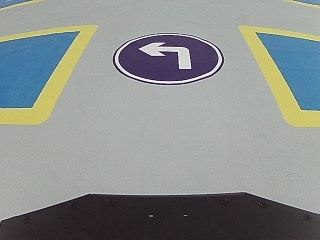
#> input picture 175.jpg, 320 x 240 px
$ python mask_ROI.py
#> lines starting #> are read from the running program, lines starting #| are printed output that depends on the picture
import cv2
import numpy as np

# mask = np.zeros((240,320,3), np.uint8)
img = cv2.imread("175.jpg")
#> img is the input picture: shape (240, 320, 3); mean B, G, R 140.9, 143.2, 138.6
mask = np.zeros([240,320],dtype=np.uint8)

mask[0:120,0:320] = 255
# cv2.imshow("Debug",mask)

image = cv2.add(img, np.zeros(np.shape(img), dtype=np.uint8), mask=mask)
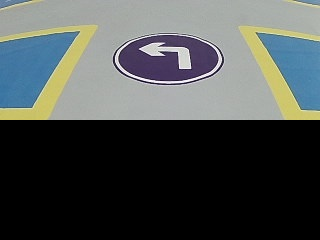
#> image: shape (240, 320, 3); mean B, G, R 78, 79.1, 74.3


cv2.imshow('res',image)


cv2.waitKey(0)

$ run again, with 105.jpg copied over 175.jpg
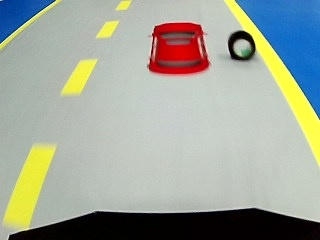
#> input picture 105.jpg, 320 x 240 px
#> img is the input picture: shape (240, 320, 3); mean B, G, R 153.8, 165.3, 159.4
#> `image = cv2.add(img, np.zeros(np.shape(img), dtype=np.uint8), mask=mask)`:
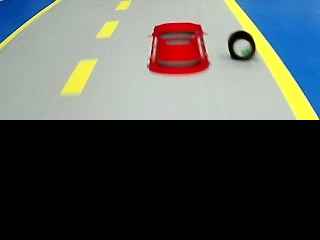
#> image: shape (240, 320, 3); mean B, G, R 82, 84.9, 81.3

$ run again, with 114.jpg copied over 175.jpg
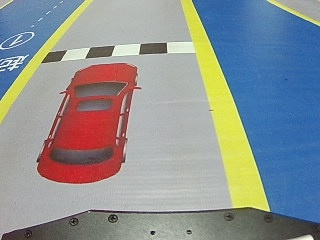
#> input picture 114.jpg, 320 x 240 px
#> img is the input picture: shape (240, 320, 3); mean B, G, R 147.2, 145.5, 140.1
#> `image = cv2.add(img, np.zeros(np.shape(img), dtype=np.uint8), mask=mask)`:
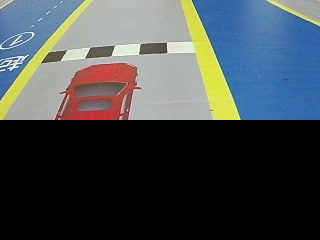
#> image: shape (240, 320, 3); mean B, G, R 77, 74.3, 67.6
